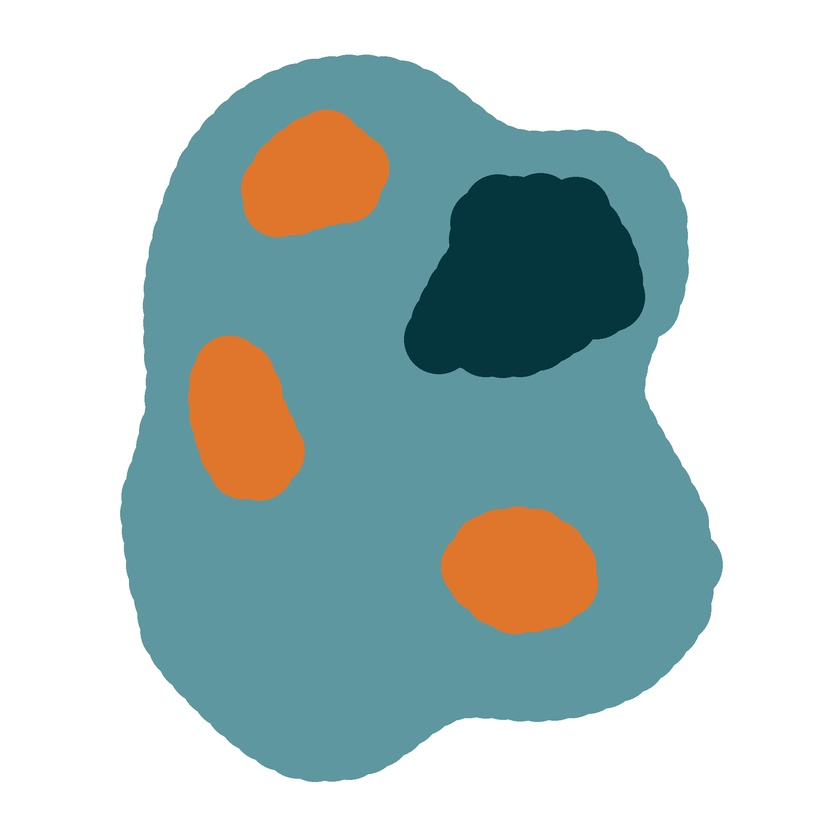
#> input picture exercise_image_segmentation/blob1.jpg, 840 x 840 px, shrunk from 2000 x 2000 before the run
$ jupyter execute --allow-errors image_segmentation_TM.ipynb
#> lines starting #> are read from the running program, lines starting #| are printed output that depends on the picture; after the words box and inside, x2 and y2 are one past the last pixel; in counts of white or black regions, pixels touching at a corner belong together
[cell 1]
import numpy as np
import matplotlib.pyplot as plt
import imageio
from skimage.color import rgb2gray
from skimage.exposure import histogram
from skimage.feature import canny
from scipy import ndimage as ndi
from skimage import morphology

[cell 2]
im = imageio.imread('blob1.jpg')
#> im is the input picture: shape (840, 840, 3); mean R, G, B 180.9, 197.9, 197.1
imGray = np.round(rgb2gray(im),3)
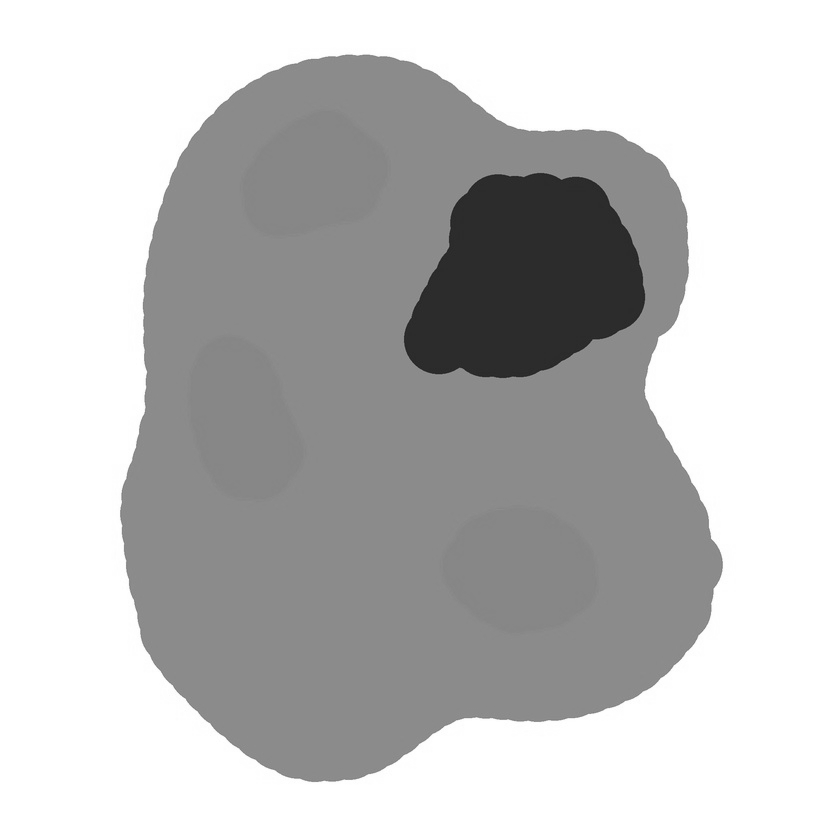
#> imGray: shape (840, 840) float64; min 0.126, max 1, mean 0.762

fig, ax = plt.subplots(1, 2, figsize=(8, 4))

ax[0].imshow(im)
ax[0].set_title("Original")
ax[1].imshow(imGray, cmap=plt.cm.gray)
ax[1].set_title("Grayscale")
plt.show()
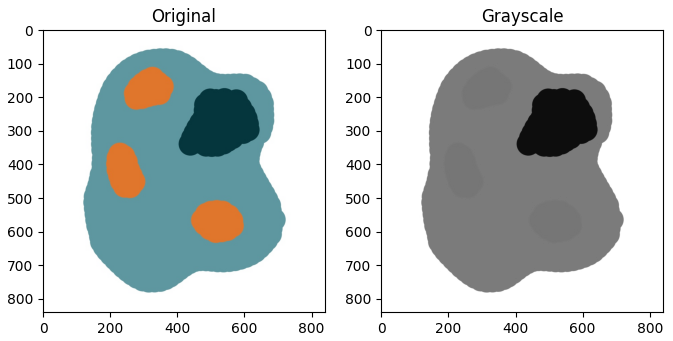
#> figure drawn by matplotlib, 2 panels

[cell 3]
hist, hist_centers = histogram(imGray)
#> hist = 256 values, max 359372 at index 255, min 1 at index 59, mean 2756.2; hist_centers = 256 values from 0.128 to 0.998

fig, axes = plt.subplots(1, 2, figsize=(8, 3))
axes[0].imshow(imGray, cmap=plt.cm.gray, interpolation='nearest')
axes[0].axis('off')
axes[1].plot(hist_centers, hist, lw=2)
axes[1].set_title('histogram of gray values')
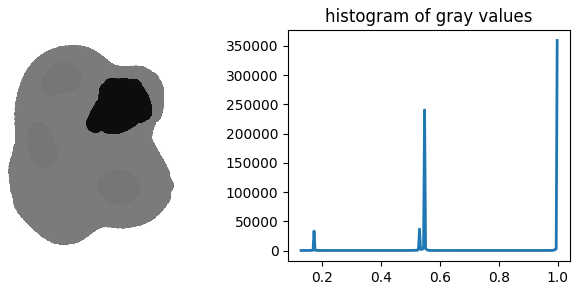
#> figure drawn by matplotlib, 2 panels; panel 2: curve peaks at x = 0.998, y = 359372

[cell 4]
hist_max =  hist_centers[hist>1e5]
#> hist_max = [0.548, 0.998]
n_thresholds = len(hist_max)
#> n_thresholds = 2
epsilon = 0.01 # tuning parameter
hist_max_rounded = np.around( hist_max+epsilon,2)
#> hist_max_rounded = [0.56, 1.01]
boundaries = np.insert( hist_max_rounded   , 0, epsilon, axis=0)
#> boundaries = [0.01, 0.56, 1.01]

markers = np.zeros_like(imGray)

fig, axes = plt.subplots(1, n_thresholds + 1, figsize=(16, 4), sharey=True)
for j in range(len(boundaries)-1):
    in_boundaries = (imGray>=boundaries[j]) &  (imGray<boundaries[j+1])
    axes[j+1].imshow( in_boundaries , cmap=plt.cm.gray, interpolation='nearest')
    markers[in_boundaries] = j + 1
#> this loop made 2 passes
#> pass 1, `in_boundaries = (imGray>=boundaries[j]) &  (imGray<boundaries[j+1])`:
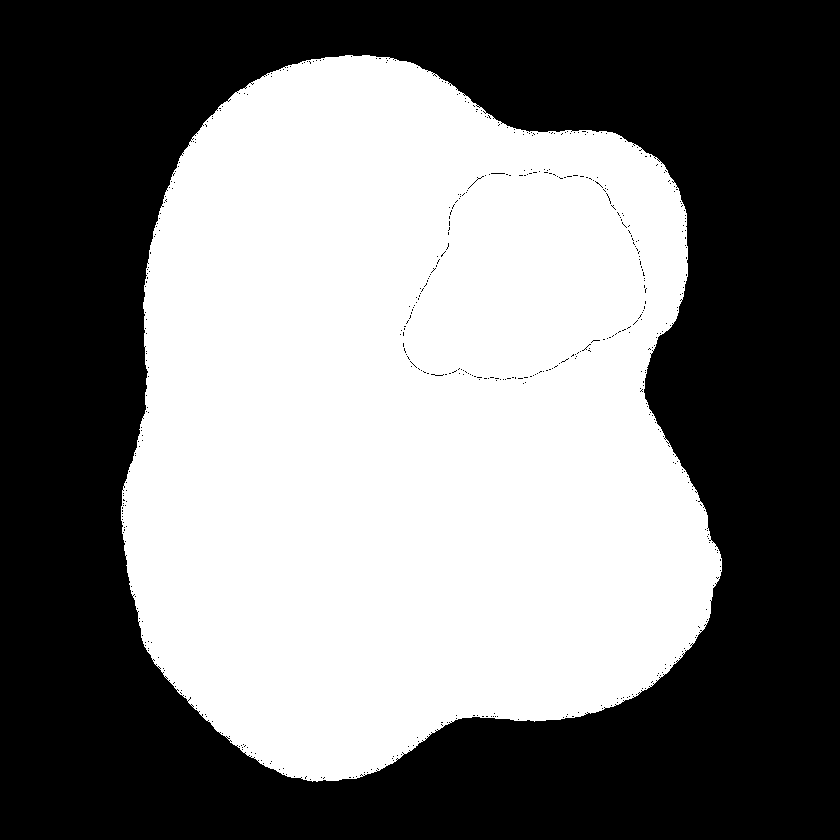
#> in_boundaries: shape (840, 840) bool; 47.8% white; 1 white region, box (x1, y1, x2, y2) and area: (121, 55, 722, 782) 336987

axes[0].imshow(markers, cmap=plt.cm.nipy_spectral, interpolation='nearest')
axes[0].set_title('markers')
fig.suptitle('Separated in different thresholds')

[cell 5]
test_blob= np.zeros_like(markers)
test_blob[markers == 1] = 1

# This only works if there is a single blob, so extra code is required to loop this over multiple blobs

# find x,y locations
XY = np.where( test_blob == 1)
# find centroid
centroid = np.mean(XY,1)
# find contour of blob
#> (the rest of this cell did not finish here and is left out)

# -------------------------------------------------

# Everything below here is not working

# -------------------------------------------------

[cell 6]
edges = canny(imGray)
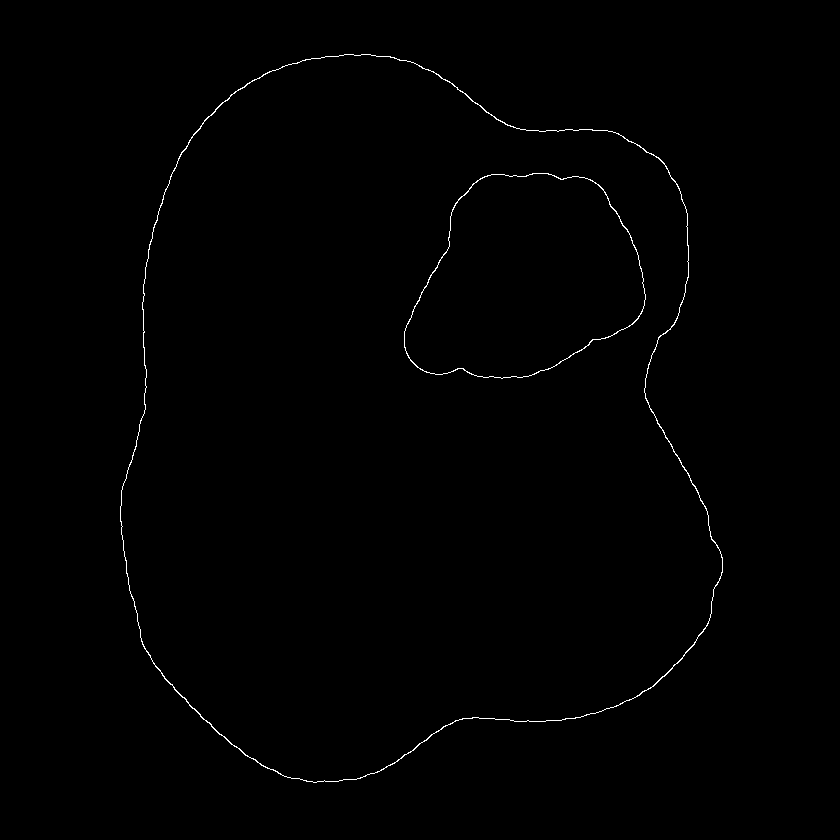
#> edges: shape (840, 840) bool; 0.47% white in thin lines or dots, all inside (x1, y1, x2, y2) = (120, 54, 723, 783)

fig, ax = plt.subplots(figsize=(4, 3))
ax.imshow(edges, cmap=plt.cm.gray, interpolation='nearest')
ax.set_title('Canny detector')
ax.axis('off')

fill_coins = ndi.binary_fill_holes(edges)
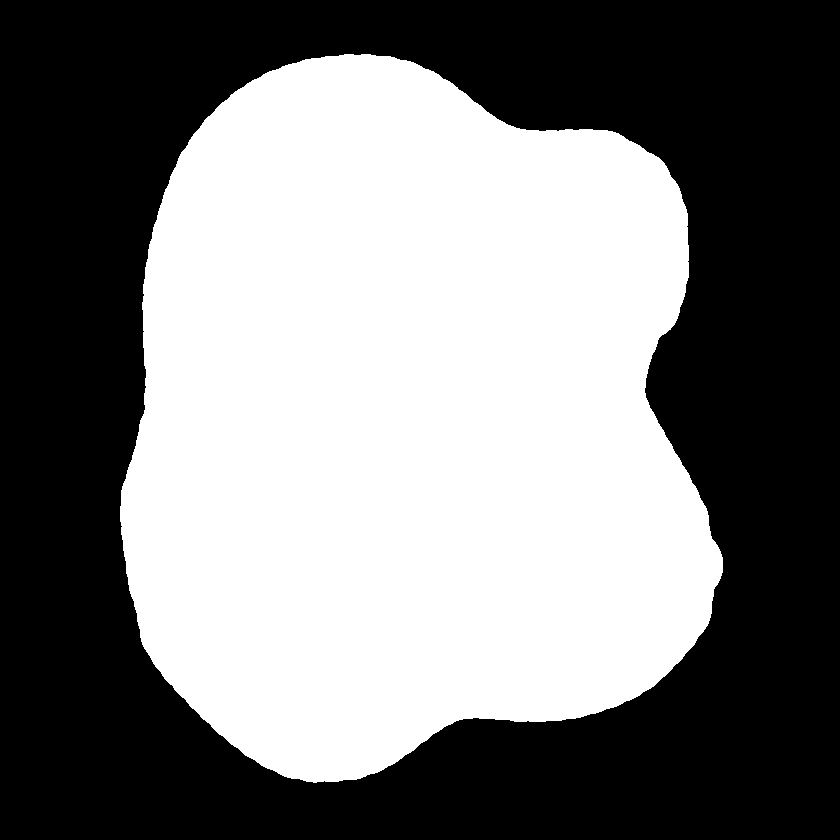
#> fill_coins: shape (840, 840) bool; 48.3% white; 1 white region, box (x1, y1, x2, y2) and area: (120, 54, 723, 783) 340546

fig, ax = plt.subplots(figsize=(4, 3))
ax.imshow(fill_coins, cmap=plt.cm.gray, interpolation='nearest')
ax.set_title('filling the holes')
ax.axis('off')


coins_cleaned = morphology.remove_small_objects(fill_coins, 21)

fig, ax = plt.subplots(figsize=(4, 3))
ax.imshow(coins_cleaned, cmap=plt.cm.gray, interpolation='nearest')
ax.set_title('removing small objects')
ax.axis('off')

[cell 7]
from skimage.filters import sobel

elevation_map = sobel(imGray)

fig, ax = plt.subplots(figsize=(4, 3))
ax.imshow(elevation_map, cmap=plt.cm.gray, interpolation='nearest')
ax.set_title('elevation map')
ax.axis('off')


#> (the rest of this cell did not finish here and is left out)

[cell 8]
from skimage.color import label2rgb

#> (the rest of this cell did not finish here and is left out)

[cell 9]
import matplotlib.pyplot as plt

from skimage import measure

# Construct some test data
common_values=  hist_centers[hist>1e5]
#> common_values = [0.548, 0.998]
#> (the rest of this cell did not finish here and is left out)
